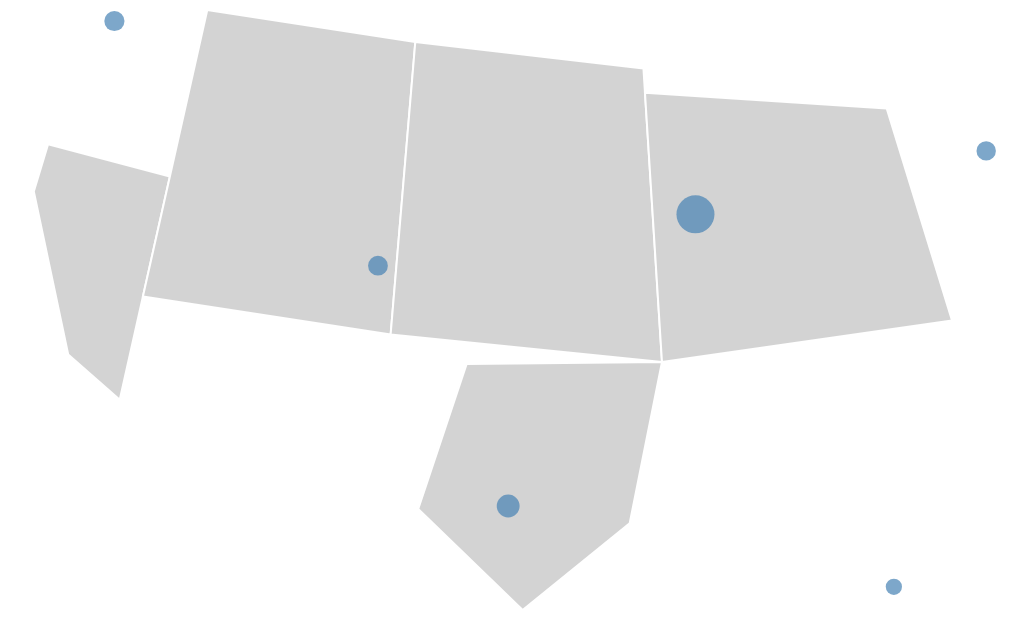

Write a Vega-Lite specification for this figure.
### Vega-Lite specification from a JSON file in a GitHub repository (floating-point values rounded to 4 significant figures)
{"$schema": "https://vega.github.io/schema/vega-lite/v6.json", "padding": 5, "autosize": "none", "width": 500, "height": 300, "projection": {"type": "albersUsa"}, "layer": [{"data": {"values": {"type": "FeatureCollection", "features": [{"type": "Feature", "properties": {"name": "west", "value": 4, "cat": "a"}, "geometry": {"type": "Polygon", "coordinates": [[[-124, 42], [-117, 42], [-117, 32.7], [-120, 34], [-124, 40], [-124, 42]]]}}, {"type": "Feature", "properties": {"name": "mountain", "value": 7, "cat": "b"}, "geometry": {"type": "Polygon", "coordinates": [[[-117, 49], [-104, 49], [-104, 37], [-117, 37], [-117, 49]]]}}, {"type": "Feature", "properties": {"name": "plains", "value": 1, "cat": "a"}, "geometry": {"type": "Polygon", "coordinates": [[[-104, 49], [-90, 48], [-90, 36], [-104, 37], [-104, 49]]]}}, {"type": "Feature", "properties": {"name": "east", "value": 9, "cat": "b"}, "geometry": {"type": "Polygon", "coordinates": [[[-90, 47], [-76, 45], [-75, 36], [-90, 36], [-90, 47]]]}}, {"type": "Feature", "properties": {"name": "south", "value": 6, "cat": "a"}, "geometry": {"type": "Polygon", "coordinates": [[[-100, 36], [-90, 36], [-92, 29.5], [-97, 26], [-102, 30], [-100, 36]]]}}]}, "format": {"property": "features"}}, "mark": {"type": "geoshape", "fill": "lightgray", "stroke": "white"}}, {"data": {"values": [{"city": "Seattle", "lon": -122.3, "lat": 47.61, "pop": 0.74, "kind": "port"}, {"city": "Denver", "lon": -105.0, "lat": 39.74, "pop": 0.71, "kind": "hub"}, {"city": "Austin", "lon": -97.74, "lat": 30.27, "pop": 0.96, "kind": "hub"}, {"city": "Chicago", "lon": -87.63, "lat": 41.88, "pop": 2.7, "kind": "hub"}, {"city": "Boston", "lon": -71.06, "lat": 42.36, "pop": 0.68, "kind": "port"}, {"city": "Miami", "lon": -80.19, "lat": 25.76, "pop": 0.47, "kind": "port"}]}, "mark": "circle", "encoding": {"longitude": {"field": "lon", "type": "quantitative"}, "latitude": {"field": "lat", "type": "quantitative"}, "size": {"field": "pop", "type": "quantitative", "legend": null}, "color": {"value": "steelblue"}}}]}
